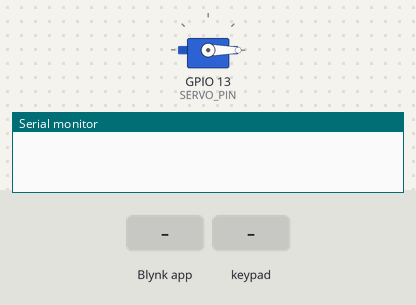
This sketch was run on a simulated ESP32. Shown: servo, the last lines printed to the serial monitor. The test bench sets the inputs (shaded band). WiFi joins after 1.5 s; servers stay silent unless stated.

Above: at 3.0 s.
3.1 s: Blynk app writes 1 to V0
At 3.8 s:
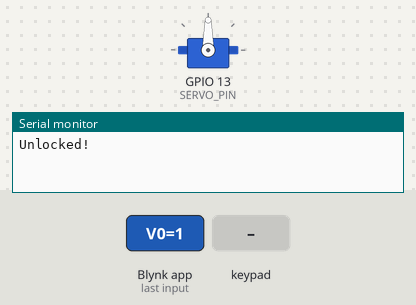
6.1 s: key '1' pressed
9.1 s: keypad keys 1 2 3 4 # pressed 0.4 s apart
12.6 s: key 'A' pressed
14.1 s: keypad keys 1 2 3 4 * pressed 0.4 s apart
17.6 s: key 'B' pressed
Timing chart, 0 to 20.1 s (numbered marks = the images above; inputs shaded):
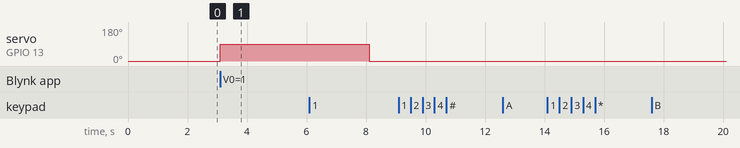

Measured:
- after the input at 3.1 s, servo on GPIO 13 (SERVO_PIN): 0° → 90° at once

The sketch:

Door_Lock.ino
```cpp
#include <Keypad.h>
#include <WiFi.h>
#include <BlynkSimpleEsp32.h>
#include <Servo.h>

#define BLYNK_PRINT Serial
#define BLYNK_TEMPLATE_ID "TMPLXXXXXXX"
#define BLYNK_TEMPLATE_NAME "Smart Door Lock"
#define BLYNK_AUTH_TOKEN "YourAuthTokenHere"

char auth[] = BLYNK_AUTH_TOKEN;
char ssid[] = "YourWiFiSSID";
char pass[] = "YourWiFiPassword";

#define SERVO_PIN 13
Servo lockServo;

// Correct passcode
String correctCode = "1234";
String enteredCode = "";

const byte ROWS = 4; // Four rows
const byte COLS = 4; // Four columns
char keys[ROWS][COLS] = {
  {'1','2','3','A'},
  {'4','5','6','B'},
  {'7','8','9','C'},
  {'*','0','#','D'}
};

byte rowPins[ROWS] = {19, 18, 5, 17};  // Connect to R1, R2, R3, R4
byte colPins[COLS] = {16, 4, 0, 2};    // Connect to C1, C2, C3, C4

Keypad keypad = Keypad(makeKeymap(keys), rowPins, colPins, ROWS, COLS);

BLYNK_WRITE(V0) {
  int value = param.asInt();
  if (value == 1) {
    unlockDoor();
    Blynk.virtualWrite(V1, "Door unlocked via app");
  }
}

void unlockDoor() {
  Serial.println("Unlocked!");
  lockServo.write(90); // Open
  delay(5000);
  lockServo.write(0);  // Close again
  Serial.println("Locked");
}

void setup() {
  Serial.begin(115200);
  lockServo.attach(SERVO_PIN);
  lockServo.write(0); // Locked position

  Blynk.begin(auth, ssid, pass, "blynk.cloud", 80);
}

void loop() {
  Blynk.run();
  char key = keypad.getKey();

  if (key) {
    if (key == '#') {
      if (enteredCode == correctCode) {
        unlockDoor();
        Blynk.virtualWrite(V1, "Correct passcode entered");
      } else {
        Serial.println("Incorrect passcode");
        Blynk.virtualWrite(V1, "Wrong code attempt");
      }
      enteredCode = ""; // reset after attempt
    } else {
      enteredCode += key;
      Serial.print("Pressed: ");
      Serial.println(key);
    }
  }
}
```
